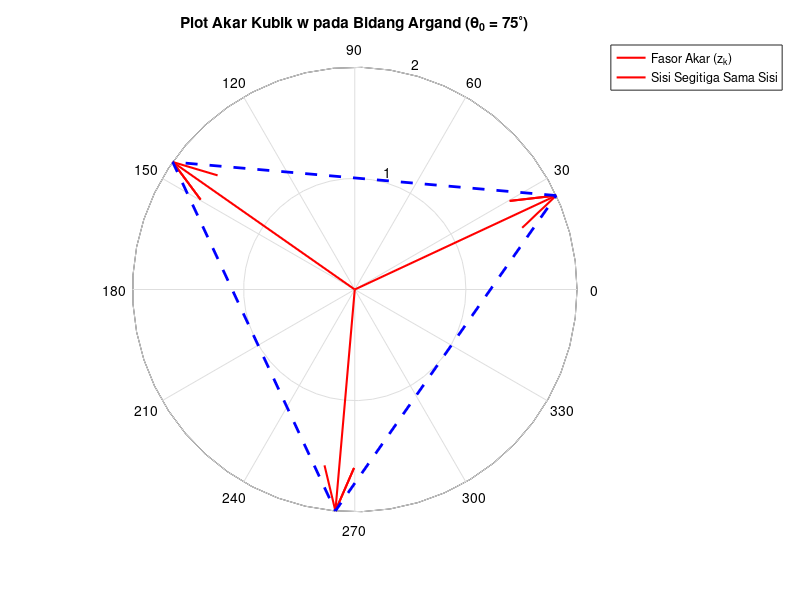

This chart was generated by the following MATLAB code:
% ===================================================== 
%  UTS Matematika Sains Data — Semester Genap 2025/2026 
%  Soal 4 - Segmentasi Pelanggan dan komposisi fungsi harga
%  --------------------------------------------------- 
%  Nama  : Khairista Akemi Suryana
%  NIM   : 2510514019
%  Parameter: N=19, a=1, b=9, K=11, theta0=75°, alpha=0.01
%  Tanggal: 2026-04-27 
% =====================================================

clear; clc;

%% 1. Parameter Personalisasi
% Diambil dari dokumen data personalisasi 
a = 1; 
b = 9;
theta0_deg = 75; 
theta0_rad = deg2rad(theta0_deg);

%% 2. Bagian (b): Operasi Aljabar Kompleks
% Definisi fasor sesuai model pada gambar soal
% z1 = (a+2) + (b+1)i
% z2 = (b+1) - (a+2)i
z1 = (a + 2) + (b + 1)*1i;
z2 = (b + 1) - (a + 2)*1i;

% Perhitungan Operasi
hasil_jumlah   = z1 + z2;
hasil_kali     = z1 * z2;
hasil_bagi     = z1 / z2; % MATLAB melakukan rasionalisasi otomatis
hasil_abs_diff = abs(z1 - z2);

fprintf('--- HASIL BAGIAN (b) ---\n');
fprintf('z1 + z2       : %.0f + %.0fi\n', real(hasil_jumlah), imag(hasil_jumlah));
fprintf('z1 * z2       : %.0f + %.0fi\n', real(hasil_kali), imag(hasil_kali));
fprintf('z1 / z2       : %.4f + %.4fi\n', real(hasil_bagi), imag(hasil_bagi));
fprintf('|z1 - z2|     : %.4f\n\n', hasil_abs_diff);

%% 3. Bagian (e): Akar Kubik dan Plot Bidang Argand
% Mencari akar pangkat tiga dari w = 8 * cis(theta0)
r_w = 8;
n = 3;
r_root = r_w^(1/n); % r = 2

k = 0:2;
sudut_akar = (theta0_rad + 2*pi*k) / n;
akar_kubik = r_root * (cos(sudut_akar) + 1i*sin(sudut_akar));

fprintf('--- HASIL BAGIAN (e): Akar-Akar Kubik ---\n');
for i = 1:3
    fprintf('Akar ke-%d: %.4f + %.4fi\n', i, real(akar_kubik(i)), imag(akar_kubik(i)));
end

% Visualisasi menggunakan compass sesuai instruksi soal
figure('Color', 'w');
h = compass(akar_kubik, 'r');
set(h, 'LineWidth', 1.5);
hold on;

% Menghubungkan titik akar untuk membentuk segitiga sama sisi
% Menambahkan elemen pertama di akhir agar garis menutup (loop)
titik_segitiga = [akar_kubik, akar_kubik(1)];
plot(real(titik_segitiga), imag(titik_segitiga), 'b--', 'LineWidth', 2);

% Pengaturan Tampilan
grid on;
axis equal;
title(['Plot Akar Kubik w pada Bidang Argand (\theta_0 = ', num2str(theta0_deg), '^\circ)']);
legend('Fasor Akar (z_k)', 'Sisi Segitiga Sama Sisi', 'Location', 'bestoutside');
xlabel('Re (Sumbu Real)');
ylabel('Im (Sumbu Imajiner)');
